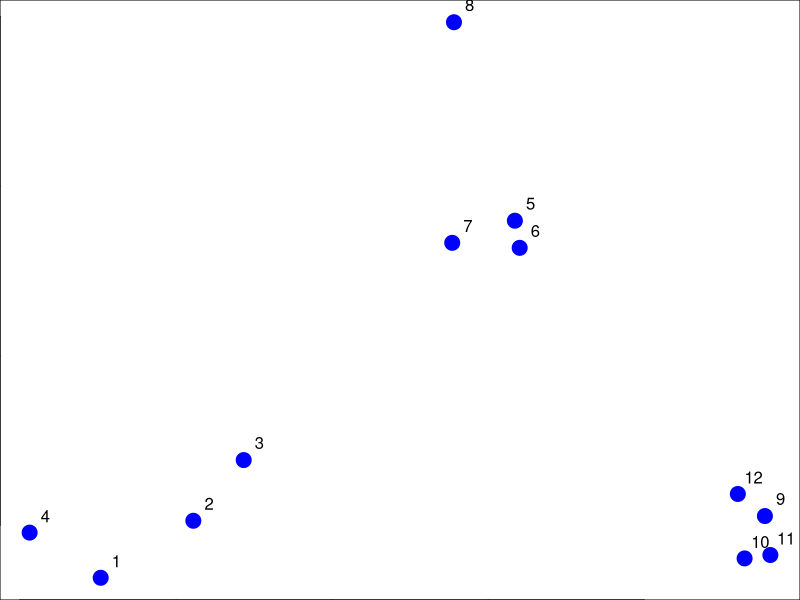
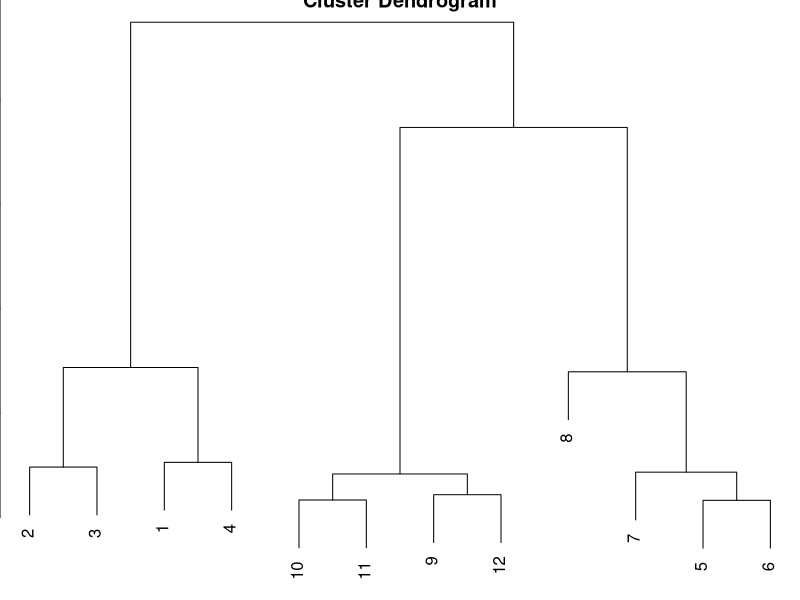
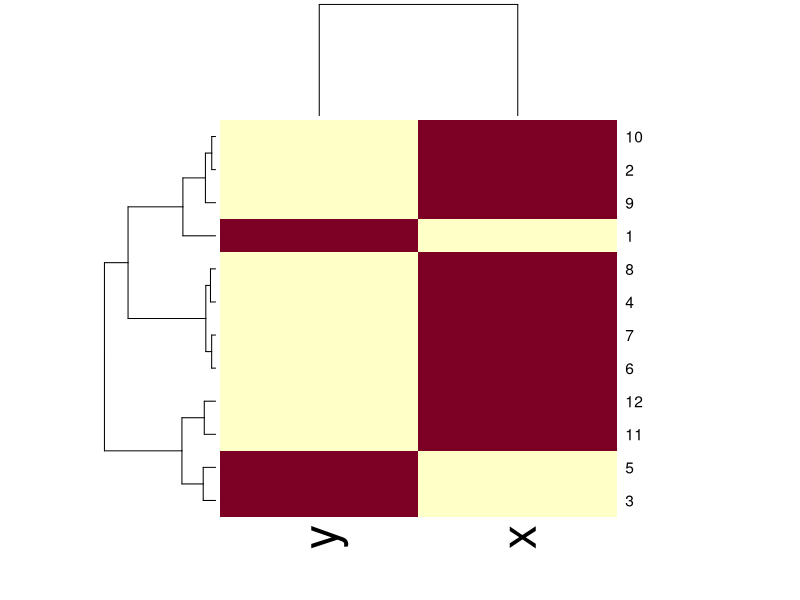
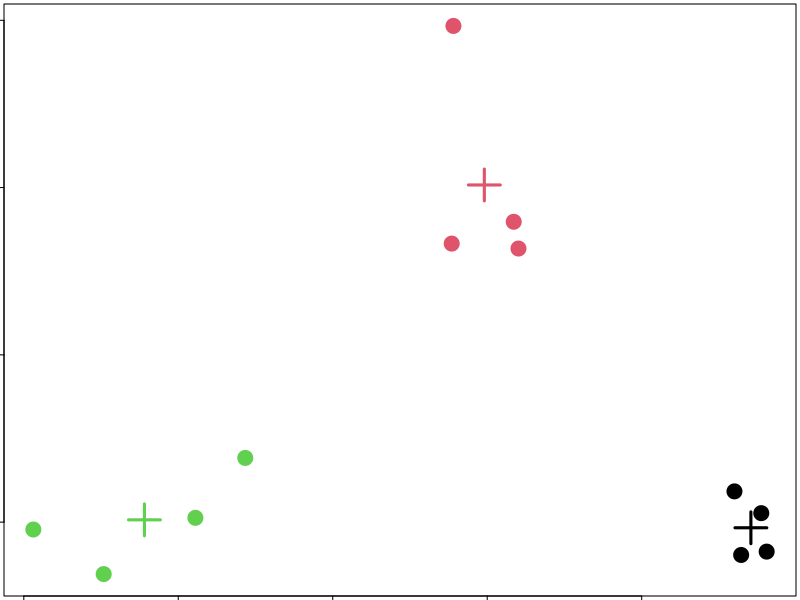

R code for these plots, in order:
# MODULE 10 - Unsupervised Machine Learning
#
# (c) Copyright 2015 - AMULET Analytics
# ---------------------------------------------------------------


# EDA on simulated data set 

set.seed(1234)    # Seed, for reproducible results

par(mar=c(0,0,0,0))   # No margin, c(bottom,left,top,right)

# Create a simulated data set
# Actually two vectors x, y for coordinates of plot
# Using mean and sd args we have created 3 clusters

# NOTE: experiment with different mean and sd to see effect!
x <- rnorm(12,mean=rep(1:3,each=4),sd=0.2)
y <- rnorm(12,mean=rep(c(1,2,1),each=4),sd=0.2)

# Scatterplot of data
plot(x,y,col="blue",pch=19,cex=2)

# Display integer labels (12) to the upper-right of the dot
text(x+0.05,y+0.05,labels=as.character(1:12))


# -------------------------------------------------------

# Hierarchical clustering with simulated data set

df <- data.frame(x=x, y=y)   # 12x2
# Calculate distance between points. dist() is just for clustering
dist(df)    # Calculate and display distance between variables

# Calculate distance between 12 points observed (distance between columns)
distxy <- dist(df)   # Default distance method = euclidean metric
#distxy <- dist(df, method="minkowski")   # Class=dist!!


# Produce cluster object
hClustering <- hclust(distxy, method="complete")  # hclust requires a dist object, returns hclust object
# Plot dendrogram showing 3 clusters
plot(hClustering)   

# Cut the tree high yields fewer clusters
cutree(hClustering,h=1.5)   # Will yield fewer clusters
# [1] 1 1 1 1 2 2 2 2 3 3 3 3

# Cut the tree low
cutree(hClustering,h=0.5)   # Will yield more clusters
# [1] 1 2 2 1 3 3 3 4 5 5 5 5


# -------------------------------------------------------

# Visualizing hierarchical clustering using a Heatmap

dataFrame <- data.frame(x=x, y=y)
set.seed(143)

# Take a small sample of the rows. Each sample() returns different random seq
dataMatrix <- as.matrix(dataFrame)[sample(1:12),]  # 12x2

# Clusters together the rows and columns
heatmap(dataMatrix)   # heatmap() requires matrix argument


# ---------------------------------------------------------------

# Use kmeans() algorithm

# K-means clustering algorithm:
# Specify starting centroids
# Assign to closest centroid
# Recalculate centroids
# Reassign values
# Update centroids

dataFrame <- data.frame(x,y)

# You choose 3 centroids
# YOu can also define the max # of iterations the algorithm is to 
# perform just in case it doesn't converge. Defaults for iter.max is 10
kmeansObj <- kmeans(dataFrame,centers=3)

names(kmeansObj)   # List components of the kmeans object
#[1] "cluster"      "centers"      "totss"        "withinss"    
#[5] "tot.withinss" "betweenss"    "size"         "iter"        
#[9] "ifault" 

# Which cluster each data point has been assigned to. 
kmeansObj$cluster    # Grouping numbers of data points
#[1] 3 3 3 3 1 1 1 1 2 2 2 2

# K-means is not a deterministic algorithm. If you use the exact same
# data set with different starting centroids, it may converge to a 
# different set of clusters. So you can use the nstart arg to take
# an average. 

# Datavis for clusters

par(mar=rep(0.2,4))    # Set margins

# Use col arg for coloring clusters
# Use pch for the plot symbol to use (use ? pch)
# Use cex for symbol magnification (default 1)
plot(x,y,col=kmeansObj$cluster,pch=19,cex=2)

# Use centers component of kmeans object - matrix of cluster centers
kmeansObj$centers    # 3x2 matrix: x column, y column

# pch=3 is a "+" symbol, and cex=3 magnifies it. 
# lwd arg is for line width for drawing symbols
points(kmeansObj$centers,col=1:3,pch=3,cex=3,lwd=3)




